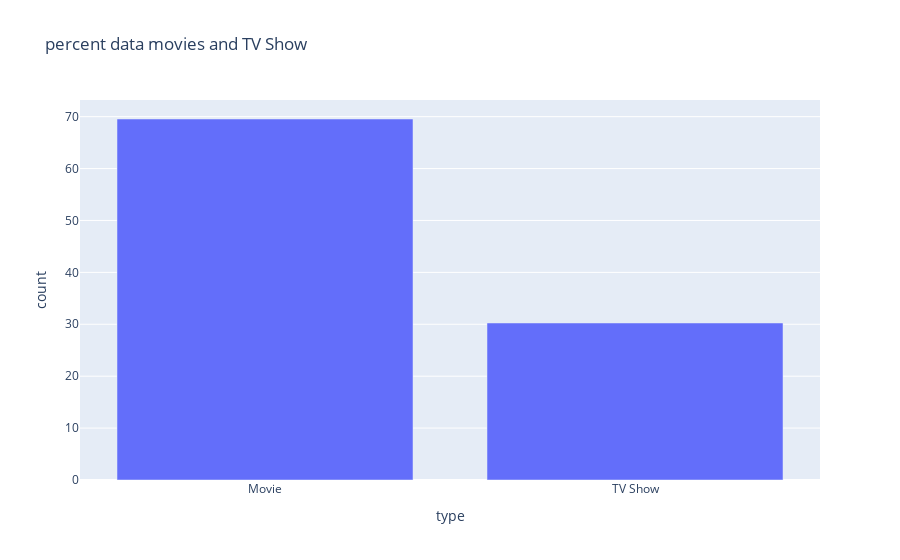

The code cell stored with this chart in its notebook:
### Code cell
fig = px.bar(dfCompareType, x= "type", y="count", title= "percent data movies and TV Show")
fig.show()

### Figure 1 — Plotly figure (JSON) as saved in the notebook; plotly's stock layout.template omitted (floating-point values rounded to 4 significant figures)
{"data": [{"alignmentgroup": "True", "hovertemplate": "type=%{x}<br>count=%{y}<extra></extra>", "legendgroup": "", "marker": {"color": "#636efa", "pattern": {"shape": ""}}, "name": "", "offsetgroup": "", "orientation": "v", "showlegend": false, "textposition": "auto", "type": "bar", "x": ["Movie", "TV Show"], "xaxis": "x", "y": [69.55, 30.25], "yaxis": "y"}], "layout": {"barmode": "relative", "legend": {"tracegroupgap": 0}, "title": {"text": "percent data movies and TV Show"}, "xaxis": {"anchor": "y", "domain": [0, 1], "title": {"text": "type"}}, "yaxis": {"anchor": "x", "domain": [0, 1], "title": {"text": "count"}}}}
